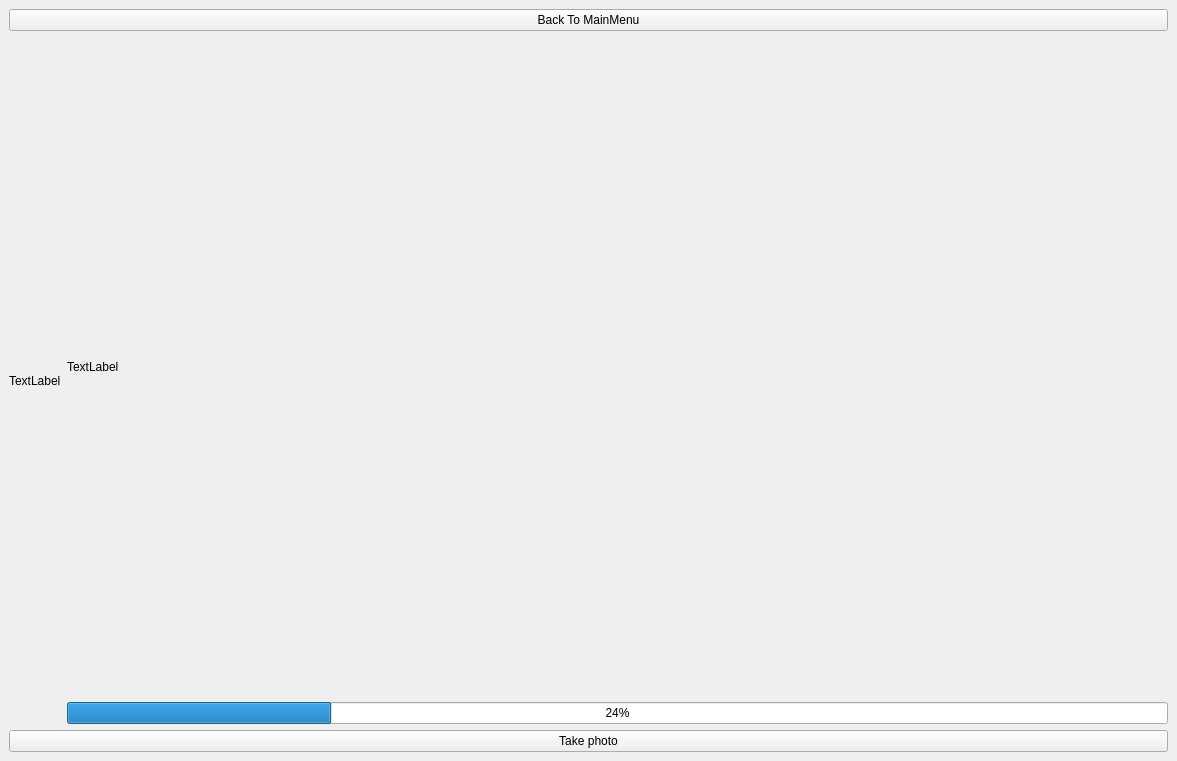
<?xml version="1.0" encoding="UTF-8"?>
<ui version="4.0">
 <class>MainWindow</class>
 <widget class="QMainWindow" name="MainWindow">
  <property name="geometry">
   <rect>
    <x>0</x>
    <y>0</y>
    <width>1177</width>
    <height>761</height>
   </rect>
  </property>
  <property name="windowTitle">
   <string>MainWindow</string>
  </property>
  <widget class="QWidget" name="centralwidget">
   <layout class="QVBoxLayout" name="verticalLayout_2" stretch="0,0,0">
    <item>
     <widget class="QPushButton" name="pushButton">
      <property name="text">
       <string>Back To MainMenu</string>
      </property>
     </widget>
    </item>
    <item>
     <layout class="QHBoxLayout" name="horizontalLayout">
      <item>
       <widget class="QLabel" name="label_2">
        <property name="text">
         <string>TextLabel</string>
        </property>
       </widget>
      </item>
      <item>
       <layout class="QVBoxLayout" name="verticalLayout">
        <item>
         <widget class="QLabel" name="label">
          <property name="text">
           <string>TextLabel</string>
          </property>
         </widget>
        </item>
        <item>
         <widget class="QProgressBar" name="progressBar">
          <property name="value">
           <number>24</number>
          </property>
         </widget>
        </item>
       </layout>
      </item>
     </layout>
    </item>
    <item>
     <widget class="QPushButton" name="pushButton_2">
      <property name="text">
       <string>Take photo</string>
      </property>
     </widget>
    </item>
   </layout>
  </widget>
 </widget>
 <resources/>
 <connections/>
</ui>
